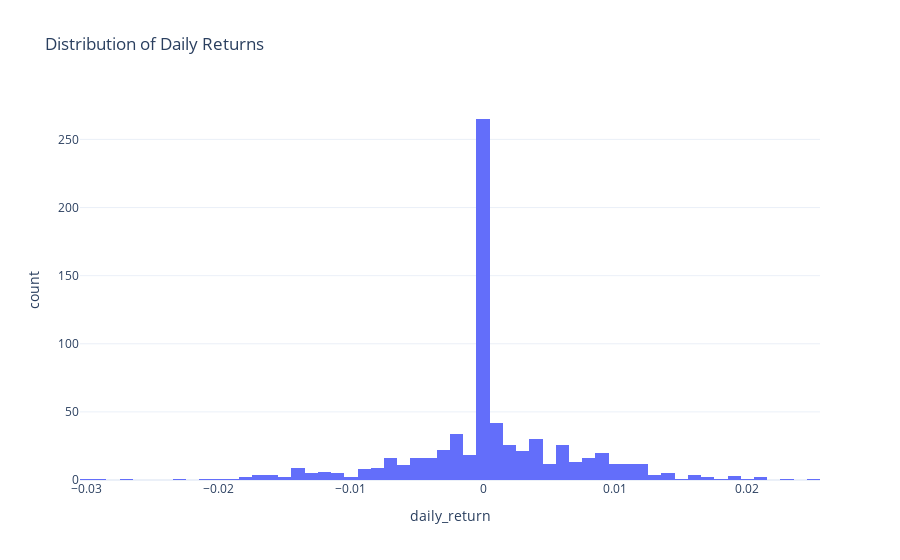

Here is the notebook cell this chart was saved with:
### Code cell
px.histogram(spy_enhanced, x="daily_return", nbins=100, title="Distribution of Daily Returns")

### Figure 1 — Plotly figure (JSON) as saved in the notebook; plotly's stock layout.template omitted (floating-point values rounded to 4 significant figures; data arrays with more than 128 entries replaced by an {"elided": "..."} marker saying what was removed)
{"data": [{"bingroup": "x", "hovertemplate": "daily_return=%{x}<br>count=%{y}<extra></extra>", "legendgroup": "", "marker": {"color": "#636efa", "pattern": {"shape": ""}}, "name": "", "nbinsx": 100, "orientation": "v", "showlegend": false, "type": "histogram", "x": {"elided": "728 float values"}, "xaxis": "x", "yaxis": "y"}], "layout": {"barmode": "relative", "legend": {"tracegroupgap": 0}, "title": {"text": "Distribution of Daily Returns"}, "xaxis": {"anchor": "y", "domain": [0, 1], "title": {"text": "daily_return"}}, "yaxis": {"anchor": "x", "domain": [0, 1], "title": {"text": "count"}}}}
